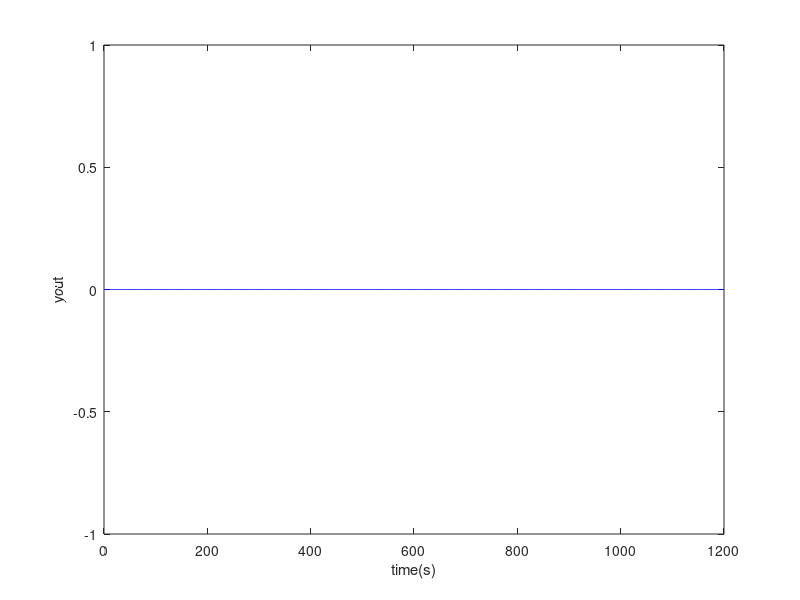

Source code (MATLAB):
%PID Controller
clear all;
close all;

T=184.8891; K=77.8135; tau= 3.691;  % System Parameters
setpoint = 2430*0.1 - 273.15;         % setpoint, Celsius
Tf = 200;                 % Simulation time
dt = 1;

sys=tf([K],[T 1]);
dsys=c2d(sys,dt,'z');
[num,den]=tfdata(dsys,'v');

u_1=0.0;u_2=0.0;u_3=0.0;
y_1=0;y_2=0;y_3=0;

x=[0,0,0]';
error_1=0;

for k=1:1:1200
time(k)=k*dt;

kp=1.0;ki=2.0;kd=0.01;
% PID Controller parametrs by Cohen-Coon method
%Kp = (1.35*(tau/t)^(-1) + 0.27)/K; Ki = Kp/(((2.5*tau/T+ 0.5*(tau/T)^2)/(1 + 0.6*tau/T))*T); Kd = Kp* (0.37*(tau/T)/(1 + 0.2*(tau/T)))*T; 
% PID Controller parametrs by Ziegler-Nichols method 
%Kp = 1.2*(tau/T)^(-1)/K; Ki = Kp/(T*2*(tau/T)); Kd = Kp*(T*0.5*(tau/T));
   
u(k)=kp*x(1)+kd*x(2)+ki*x(3);   %PID Controller

% Restricting the output of controller
if u(k)>= 60100
   u(k)= 60100;
end
if u(k)<= 0
   u(k)= 0;
end

%Linear model
yout(k)=-den(1)*y_1-den(2)*y_2+num(1)*u_1+num(2)*u_2;
error(k)=setpoint-yout(k);

u_3=u_2;u_2=u_1;u_1=u(k);
y_3=y_2;y_2=y_1;y_1=yout(k);
   
x(1)=error(k);                %Calculating P
x(2)=(error(k)-error_1)/dt;   %Calculating D
x(3)=x(3)+error(k)*dt;        %Calculating I
xi(k)=x(3);

error_1=error(k);
end
plot(time,yout,'b');
xlabel('time(s)');ylabel('yout');



